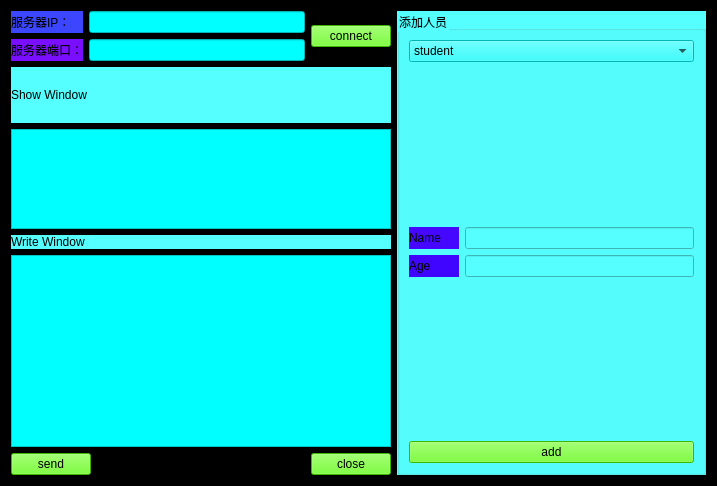
<?xml version="1.0" encoding="UTF-8"?>
<ui version="4.0">
 <class>ClientWidget</class>
 <widget class="QWidget" name="ClientWidget">
  <property name="geometry">
   <rect>
    <x>0</x>
    <y>0</y>
    <width>717</width>
    <height>486</height>
   </rect>
  </property>
  <property name="windowTitle">
   <string>Form</string>
  </property>
  <property name="styleSheet">
   <string notr="true">QWidget{
	
	background-color: rgb(85, 255, 255);
	background-color: rgb(0, 0, 0);
}

QLineEdit{
background-color: rgb(255, 244, 252);
	background-color: rgb(0, 255, 255);
}
QPushButton{
background-color: rgb(255, 170, 0);
	background-color: rgb(85, 255, 0);
	
}
QComboBox{
background-color: rgb(0, 255, 255);
}</string>
  </property>
  <layout class="QHBoxLayout" name="horizontalLayout_8">
   <item>
    <layout class="QHBoxLayout" name="horizontalLayout_7">
     <item>
      <layout class="QVBoxLayout" name="verticalLayout_6">
       <item>
        <layout class="QHBoxLayout" name="horizontalLayout_4">
         <item>
          <layout class="QVBoxLayout" name="verticalLayout">
           <item>
            <layout class="QHBoxLayout" name="horizontalLayout_2">
             <item>
              <widget class="QLabel" name="labelIP">
               <property name="minimumSize">
                <size>
                 <width>72</width>
                 <height>0</height>
                </size>
               </property>
               <property name="styleSheet">
                <string notr="true">background-color: rgb(60, 70, 255);
font: 11pt &quot;Arial&quot;;</string>
               </property>
               <property name="text">
                <string>服务器IP：</string>
               </property>
              </widget>
             </item>
             <item>
              <widget class="QLineEdit" name="lineEditIP">
               <property name="minimumSize">
                <size>
                 <width>50</width>
                 <height>0</height>
                </size>
               </property>
               <property name="text">
                <string/>
               </property>
              </widget>
             </item>
            </layout>
           </item>
           <item>
            <layout class="QHBoxLayout" name="horizontalLayout_3">
             <item>
              <widget class="QLabel" name="labelPort">
               <property name="styleSheet">
                <string notr="true">background-color: rgb(122, 14, 255);
font: 11pt &quot;Arial&quot;;</string>
               </property>
               <property name="text">
                <string>服务器端口：</string>
               </property>
              </widget>
             </item>
             <item>
              <widget class="QLineEdit" name="lineEditPort">
               <property name="text">
                <string/>
               </property>
              </widget>
             </item>
            </layout>
           </item>
          </layout>
         </item>
         <item>
          <widget class="QPushButton" name="btnConnect">
           <property name="styleSheet">
            <string notr="true">font: 12pt &quot;Arial&quot;;</string>
           </property>
           <property name="text">
            <string>connect</string>
           </property>
          </widget>
         </item>
        </layout>
       </item>
       <item>
        <layout class="QVBoxLayout" name="verticalLayout_2">
         <item>
          <widget class="QLabel" name="label">
           <property name="styleSheet">
            <string notr="true">QWidget{
	font: 12pt &quot;Arial&quot;;
background-color: rgb(85, 255, 255);
}</string>
           </property>
           <property name="text">
            <string>Show Window</string>
           </property>
          </widget>
         </item>
         <item>
          <widget class="QTextEdit" name="textEditRead">
           <property name="minimumSize">
            <size>
             <width>0</width>
             <height>20</height>
            </size>
           </property>
           <property name="maximumSize">
            <size>
             <width>16777215</width>
             <height>100</height>
            </size>
           </property>
           <property name="styleSheet">
            <string notr="true">background-color: rgb(255, 170, 255);
font: 16pt &quot;Arial&quot;;
background-color: rgb(0, 255, 255);</string>
           </property>
           <property name="readOnly">
            <bool>true</bool>
           </property>
          </widget>
         </item>
        </layout>
       </item>
       <item>
        <layout class="QVBoxLayout" name="verticalLayout_5">
         <item>
          <widget class="QLabel" name="label_2">
           <property name="styleSheet">
            <string notr="true">QWidget{
	font: 12pt &quot;Arial&quot;;
background-color: rgb(85, 255, 255);
}</string>
           </property>
           <property name="text">
            <string>Write Window</string>
           </property>
          </widget>
         </item>
         <item>
          <widget class="QTextEdit" name="textEditWrite">
           <property name="minimumSize">
            <size>
             <width>8</width>
             <height>30</height>
            </size>
           </property>
           <property name="styleSheet">
            <string notr="true">background-color: rgb(255, 170, 255);
font: 75 italic 12pt &quot;Arial&quot;;
background-color: rgb(0, 255, 255);
</string>
           </property>
          </widget>
         </item>
        </layout>
       </item>
       <item>
        <layout class="QHBoxLayout" name="horizontalLayout">
         <item>
          <widget class="QPushButton" name="btnSend">
           <property name="styleSheet">
            <string notr="true">font: 12pt &quot;Arial&quot;;</string>
           </property>
           <property name="text">
            <string>send</string>
           </property>
          </widget>
         </item>
         <item>
          <spacer name="horizontalSpacer">
           <property name="orientation">
            <enum>Qt::Horizontal</enum>
           </property>
           <property name="sizeHint" stdset="0">
            <size>
             <width>214</width>
             <height>20</height>
            </size>
           </property>
          </spacer>
         </item>
         <item>
          <widget class="QPushButton" name="btnClose">
           <property name="styleSheet">
            <string notr="true">font: 12pt &quot;Arial&quot;;</string>
           </property>
           <property name="text">
            <string>close</string>
           </property>
          </widget>
         </item>
        </layout>
       </item>
      </layout>
     </item>
     <item>
      <widget class="QGroupBox" name="groupBox">
       <property name="styleSheet">
        <string notr="true">QWidget{
background-color: rgb(85, 255, 255);
}</string>
       </property>
       <property name="title">
        <string>添加人员</string>
       </property>
       <layout class="QVBoxLayout" name="verticalLayout_4">
        <item>
         <layout class="QVBoxLayout" name="verticalLayout_3">
          <item>
           <widget class="QComboBox" name="comboBox">
            <property name="styleSheet">
             <string notr="true">background-color: rgb(0, 255, 255);
font: 11pt &quot;Arial&quot;;</string>
            </property>
            <item>
             <property name="text">
              <string>student</string>
             </property>
            </item>
            <item>
             <property name="text">
              <string>programmer</string>
             </property>
            </item>
           </widget>
          </item>
          <item>
           <spacer name="verticalSpacer">
            <property name="orientation">
             <enum>Qt::Vertical</enum>
            </property>
            <property name="sizeHint" stdset="0">
             <size>
              <width>20</width>
              <height>40</height>
             </size>
            </property>
           </spacer>
          </item>
          <item>
           <layout class="QHBoxLayout" name="horizontalLayout_5">
            <item>
             <widget class="QLabel" name="labelName">
              <property name="minimumSize">
               <size>
                <width>50</width>
                <height>0</height>
               </size>
              </property>
              <property name="styleSheet">
               <string notr="true">background-color: rgb(69, 7, 255);
font: 11pt &quot;Arial&quot;;</string>
              </property>
              <property name="text">
               <string>Name</string>
              </property>
             </widget>
            </item>
            <item>
             <widget class="QLineEdit" name="lineEditName"/>
            </item>
           </layout>
          </item>
          <item>
           <layout class="QHBoxLayout" name="horizontalLayout_6">
            <item>
             <widget class="QLabel" name="labelAge">
              <property name="minimumSize">
               <size>
                <width>50</width>
                <height>0</height>
               </size>
              </property>
              <property name="styleSheet">
               <string notr="true">background-color: rgb(63, 5, 255);
font: 12pt &quot;Arial&quot;;</string>
              </property>
              <property name="text">
               <string>Age</string>
              </property>
             </widget>
            </item>
            <item>
             <widget class="QLineEdit" name="lineEditAge"/>
            </item>
           </layout>
          </item>
          <item>
           <spacer name="verticalSpacer_2">
            <property name="orientation">
             <enum>Qt::Vertical</enum>
            </property>
            <property name="sizeHint" stdset="0">
             <size>
              <width>20</width>
              <height>40</height>
             </size>
            </property>
           </spacer>
          </item>
          <item>
           <widget class="QPushButton" name="btnAdd">
            <property name="styleSheet">
             <string notr="true">QPushButton{
	font: 12pt &quot;Arial&quot;;
	background-color: rgb(85, 255, 0);
}</string>
            </property>
            <property name="text">
             <string>add</string>
            </property>
           </widget>
          </item>
         </layout>
        </item>
       </layout>
      </widget>
     </item>
    </layout>
   </item>
  </layout>
 </widget>
 <resources/>
 <connections/>
</ui>
